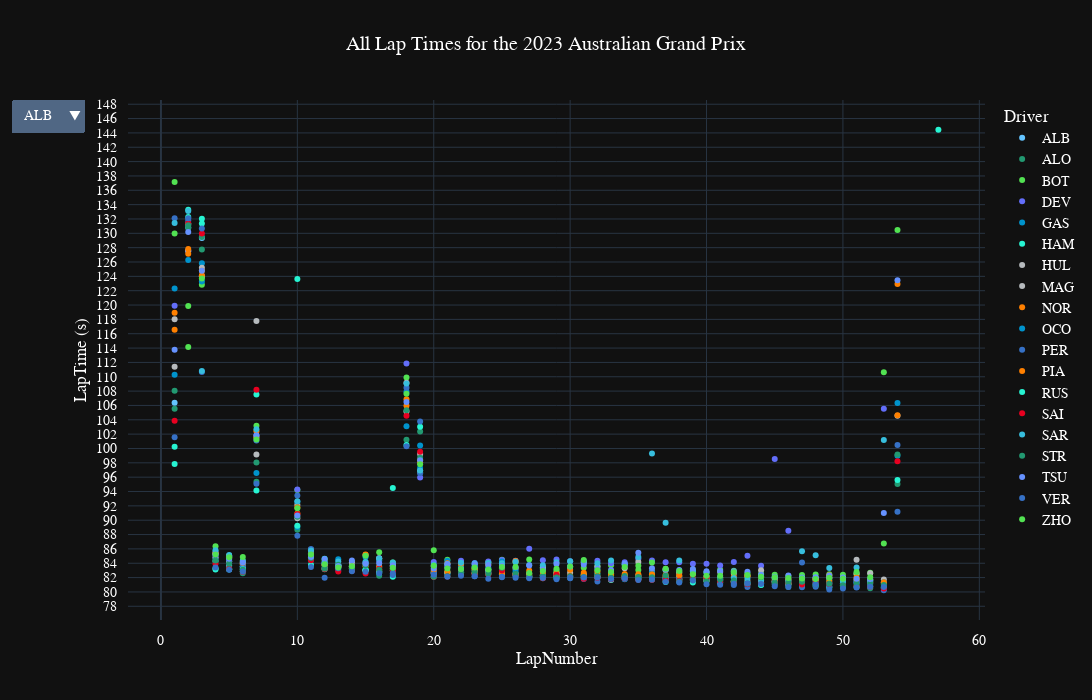

The cell this chart's notebook holds for it:
### Code cell
fig_all_laps=px.scatter(GP, 
        x="LapNumber", 
        y="LapTime (s)", 
        color='Driver',
        title="All Lap Times for the {} {}".format(year,gp),
        hover_data=['Compound','TyreLife','Team','LapTime','Stint', 'PitInTime', 'PitOutTime', 'Sector1Time', 'Sector2Time', 'LapStartTime', 'Year'],
        height=700,
          width=1200, 
        template="plotly_dark",
        color_discrete_map={
                 "AIT": "#0082fa",
                 "ALB": "#1E41FF",
                 "BOT": "#00D2BE",
                 "FIT": "#787878",
                 "GAS": "#2B4562",
                 "GIO": "#9B0000",    
                 "GRO": "#787878",               
                 "HAM": "#00D2BE",
                 "HUL": "#F596C8",
                 "KVY": "#2B4562",
                 "LAT": "#0082fa",
                 "LEC": "#DC0000",
                 "MAG": "#787878",
                 "NOR": "#FF8700",
                 "OCO": "#FFF500",
                 "PER": "#F596C8",
                 "RAI": "#9B0000",
                 "RIC": "#FFF500",
                 "RUS": "#0082fa",
                 "SAI": "#FF8700",
                 "STR": "#F596C8",
                 "VER": "#1E41FF",
                 "VET": "#DC0000",
          },
        )
fig_all_laps.update_layout(
    title_x=0.5,
    hoverlabel=dict(
    bgcolor="white",
    font_size=16,
    font_family="PT Sans Narrow",
    # margin=dict(l=5, r=5, t=35, b=5),
    ),
    updatemenus=[
        {
            "buttons": [
                {
                    "label": t.name,
                    "method": "restyle",
                    "args": [{"visible": [t2.name == t.name for t2 in fig.data]}],
                }
                for t in fig.data
            ]
        }
    ],
    font=dict(
        family="PT Sans Narrow",
        size=14,
        color="White"
    ),

    yaxis = dict(
    tickmode = 'linear',
    tick0 = 0,
    dtick = 2
    ),

    margin_pad=10
)

### Figure 1 — Plotly figure (JSON) as saved in the notebook; plotly's stock layout.template omitted (floating-point values rounded to 4 significant figures; data arrays with more than 128 entries replaced by an {"elided": "..."} marker saying what was removed)
{"data": [{"customdata": [["MEDIUM", 1, "Williams", "00:01:46.373000", 1, "NaT", "0 days 00:25:44.810000", "NaT", "0 days 00:00:18.791000", "0 days 01:02:16.863000", 2023], ["MEDIUM", 2, "Williams", "00:02:10.798000", 1, "NaT", "NaT", "0 days 00:00:47.994000", "0 days 00:00:31.504000", "0 days 01:04:03.519000", 2023], ["MEDIUM", 3, "Williams", "00:02:09.355000", 1, "NaT", "NaT", "0 days 00:00:47.694000", "0 days 00:00:28.097000", "0 days 01:06:14.317000", 2023], ["MEDIUM", 4, "Williams", "00:01:24.327000", 1, "NaT", "NaT", "0 days 00:00:29.279000", "0 days 00:00:18.408000", "0 days 01:08:23.672000", 2023], ["MEDIUM", 5, "Williams", "00:01:23.639000", 1, "NaT", "NaT", "0 days 00:00:29.185000", "0 days 00:00:18.308000", "0 days 01:09:47.999000", 2023], ["MEDIUM", 6, "Williams", "00:01:23.349000", 1, "NaT", "NaT", "0 days 00:00:29.156000", "0 days 00:00:18.316000", "0 days 01:11:11.638000", 2023]], "hovertemplate": "Driver=ALB<br>LapNumber=%{x}<br>LapTime (s)=%{y}<br>Compound=%{customdata[0]}<br>TyreLife=%{customdata[1]}<br>Team=%{customdata[2]}<br>LapTime=%{customdata[3]}<br>Stint=%{customdata[4]}<br>PitInTime=%{customdata[5]}<br>PitOutTime=%{customdata[6]}<br>Sector1Time=%{customdata[7]}<br>Sector2Time=%{customdata[8]}<br>LapStartTime=%{customdata[9]}<br>Year=%{customdata[10]}<extra></extra>", "legendgroup": "ALB", "marker": {"color": "#64C4FF", "symbol": "circle"}, "mode": "markers", "name": "ALB", "orientation": "v", "showlegend": true, "type": "scatter", "x": [1, 2, 3, 4, 5, 6], "xaxis": "x", "y": [106.4, 130.8, 129.4, 84.33, 83.64, 83.35], "yaxis": "y"}, {"customdata": {"elided": "52x11 mixed values"}, "hovertemplate": "Driver=ALO<br>LapNumber=%{x}<br>LapTime (s)=%{y}<br>Compound=%{customdata[0]}<br>TyreLife=%{customdata[1]}<br>Team=%{customdata[2]}<br>LapTime=%{customdata[3]}<br>Stint=%{customdata[4]}<br>PitInTime=%{customdata[5]}<br>PitOutTime=%{customdata[6]}<br>Sector1Time=%{customdata[7]}<br>Sector2Time=%{customdata[8]}<br>LapStartTime=%{customdata[9]}<br>Year=%{customdata[10]}<extra></extra>", "legendgroup": "ALO", "marker": {"color": "#229971", "symbol": "circle"}, "mode": "markers", "name": "ALO", "orientation": "v", "showlegend": true, "type": "scatter", "x": [1, 2, 3, 4, 5, 6, 7, 10, 11, 12, 13, 14, 15, 16, 17, 18, 19, 20, 21, 22, 23, 24, 25, 26, 27, 28, 29, 30, 31, 32, 33, 34, 35, 36, 37, 38, 39, 40, 41, 42, 43, 44, 45, 46, 47, 48, 49, 50, 51, 52, 53, 54], "xaxis": "x", "y": [105.5, 130.7, 129.5, 84.29, 83.29, 82.6, 95.36, 88.67, 84.64, 83.32, 83.63, 83.42, 83.01, 82.26, 82.26, 101.2, 102.4, 82.91, 82.92, 83.05, 83.09, 82.89, 82.93, 82.33, 82.35, 81.9, 82.03, 81.93, 82.46, 82.1, 81.99, 82.02, 81.73, 81.69, 81.57, 81.72, 81.65, 81.69, 81.37, 81.28, 81.21, 80.96, 81.06, 80.69, 81.03, 81.12, 80.73, 80.72, 80.9, 80.52, 80.48, 95.07], "yaxis": "y"}, {"customdata": {"elided": "51x11 mixed values"}, "hovertemplate": "Driver=BOT<br>LapNumber=%{x}<br>LapTime (s)=%{y}<br>Compound=%{customdata[0]}<br>TyreLife=%{customdata[1]}<br>Team=%{customdata[2]}<br>LapTime=%{customdata[3]}<br>Stint=%{customdata[4]}<br>PitInTime=%{customdata[5]}<br>PitOutTime=%{customdata[6]}<br>Sector1Time=%{customdata[7]}<br>Sector2Time=%{customdata[8]}<br>LapStartTime=%{customdata[9]}<br>Year=%{customdata[10]}<extra></extra>", "legendgroup": "BOT", "marker": {"color": "#52e252", "symbol": "circle"}, "mode": "markers", "name": "BOT", "orientation": "v", "showlegend": true, "type": "scatter", "x": [1, 2, 3, 4, 5, 6, 7, 10, 11, 12, 13, 14, 15, 16, 17, 18, 19, 20, 21, 22, 23, 24, 25, 26, 27, 28, 29, 30, 31, 32, 33, 34, 35, 36, 37, 38, 39, 40, 41, 42, 43, 44, 45, 46, 47, 48, 49, 50, 51, 52, 53], "xaxis": "x", "y": [137.2, 114.1, 122.8, 86.36, 84.85, 84.33, 103.2, 94.2, 85.89, 84.4, 83.39, 83.6, 83.94, 84.46, 84.1, 109.9, 96.7, 85.8, 84.5, 83.75, 83.48, 84.16, 84.48, 84.15, 84.53, 83.3, 83.01, 83.48, 83.37, 83.59, 83.72, 83.77, 83.05, 82.83, 83.02, 82.77, 83.02, 82.69, 83.08, 82.94, 82.56, 82.52, 82.39, 82.23, 82.37, 82.44, 82.47, 82.41, 82.47, 82.66, 110.6], "yaxis": "y"}, {"customdata": {"elided": "51x11 mixed values"}, "hovertemplate": "Driver=DEV<br>LapNumber=%{x}<br>LapTime (s)=%{y}<br>Compound=%{customdata[0]}<br>TyreLife=%{customdata[1]}<br>Team=%{customdata[2]}<br>LapTime=%{customdata[3]}<br>Stint=%{customdata[4]}<br>PitInTime=%{customdata[5]}<br>PitOutTime=%{customdata[6]}<br>Sector1Time=%{customdata[7]}<br>Sector2Time=%{customdata[8]}<br>LapStartTime=%{customdata[9]}<br>Year=%{customdata[10]}<extra></extra>", "legendgroup": "DEV", "marker": {"color": "#636efa", "symbol": "circle"}, "mode": "markers", "name": "DEV", "orientation": "v", "showlegend": true, "type": "scatter", "x": [1, 2, 3, 4, 5, 6, 7, 10, 11, 12, 13, 14, 15, 16, 17, 18, 19, 20, 21, 22, 23, 24, 25, 26, 27, 28, 29, 30, 31, 32, 33, 34, 35, 36, 37, 38, 39, 40, 41, 42, 43, 44, 45, 46, 47, 48, 49, 50, 51, 52, 53], "xaxis": "x", "y": [119.9, 127.5, 124.0, 85.26, 85.03, 84.18, 101.8, 94.29, 85.89, 84.12, 83.58, 83.66, 83.98, 84.69, 84.01, 111.8, 95.94, 84.16, 83.79, 84.35, 84.02, 84.23, 84.45, 84.35, 86.01, 84.41, 84.53, 84.28, 84.33, 84.36, 83.99, 84.13, 84.63, 84.4, 84.16, 84.13, 83.95, 83.93, 83.7, 84.18, 85.03, 83.64, 98.54, 88.53, 81.84, 81.69, 81.29, 81.18, 81.33, 81.19, 105.5], "yaxis": "y"}, {"customdata": {"elided": "52x11 mixed values"}, "hovertemplate": "Driver=GAS<br>LapNumber=%{x}<br>LapTime (s)=%{y}<br>Compound=%{customdata[0]}<br>TyreLife=%{customdata[1]}<br>Team=%{customdata[2]}<br>LapTime=%{customdata[3]}<br>Stint=%{customdata[4]}<br>PitInTime=%{customdata[5]}<br>PitOutTime=%{customdata[6]}<br>Sector1Time=%{customdata[7]}<br>Sector2Time=%{customdata[8]}<br>LapStartTime=%{customdata[9]}<br>Year=%{customdata[10]}<extra></extra>", "legendgroup": "GAS", "marker": {"color": "#0093cc", "symbol": "circle"}, "mode": "markers", "name": "GAS", "orientation": "v", "showlegend": true, "type": "scatter", "x": [1, 2, 3, 4, 5, 6, 7, 10, 11, 12, 13, 14, 15, 16, 17, 18, 19, 20, 21, 22, 23, 24, 25, 26, 27, 28, 29, 30, 31, 32, 33, 34, 35, 36, 37, 38, 39, 40, 41, 42, 43, 44, 45, 46, 47, 48, 49, 50, 51, 52, 53, 54], "xaxis": "x", "y": [110.3, 131.3, 125.8, 84.67, 84.29, 83.53, 96.57, 89.04, 84.46, 83.65, 84.57, 83.27, 83.08, 82.78, 83.24, 103.1, 100.4, 82.6, 82.45, 82.85, 82.53, 82.5, 84.25, 82.31, 82.11, 82.03, 82.24, 82.19, 81.96, 81.95, 81.81, 81.78, 81.84, 81.68, 81.75, 81.42, 81.82, 81.8, 81.59, 81.42, 81.1, 81.18, 81.45, 81.24, 81.0, 81.24, 81.15, 81.6, 81.62, 81.62, 81.1, 98.99], "yaxis": "y"}, {"customdata": {"elided": "53x11 mixed values"}, "hovertemplate": "Driver=HAM<br>LapNumber=%{x}<br>LapTime (s)=%{y}<br>Compound=%{customdata[0]}<br>TyreLife=%{customdata[1]}<br>Team=%{customdata[2]}<br>LapTime=%{customdata[3]}<br>Stint=%{customdata[4]}<br>PitInTime=%{customdata[5]}<br>PitOutTime=%{customdata[6]}<br>Sector1Time=%{customdata[7]}<br>Sector2Time=%{customdata[8]}<br>LapStartTime=%{customdata[9]}<br>Year=%{customdata[10]}<extra></extra>", "legendgroup": "HAM", "marker": {"color": "#27F4D2", "symbol": "circle"}, "mode": "markers", "name": "HAM", "orientation": "v", "showlegend": true, "type": "scatter", "x": [1, 2, 3, 4, 5, 6, 7, 10, 11, 12, 13, 14, 15, 16, 17, 18, 19, 20, 21, 22, 23, 24, 25, 26, 27, 28, 29, 30, 31, 32, 33, 34, 35, 36, 37, 38, 39, 40, 41, 42, 43, 44, 45, 46, 47, 48, 49, 50, 51, 52, 53, 54, 57], "xaxis": "x", "y": [100.2, 132.3, 131.4, 83.3, 83.17, 82.89, 94.14, 123.6, 83.79, 84.62, 83.77, 83.62, 83.0, 82.93, 82.12, 100.5, 103.0, 82.12, 82.7, 82.72, 82.97, 83.17, 82.46, 82.59, 82.13, 82.01, 82.72, 82.2, 82.22, 82.55, 81.65, 81.97, 81.83, 82.08, 81.4, 81.69, 81.31, 81.56, 81.27, 81.38, 81.07, 80.98, 81.42, 81.03, 80.82, 80.85, 80.61, 80.91, 80.68, 80.74, 80.65, 95.6, 144.4], "yaxis": "y"}, {"customdata": {"elided": "52x11 mixed values"}, "hovertemplate": "Driver=HUL<br>LapNumber=%{x}<br>LapTime (s)=%{y}<br>Compound=%{customdata[0]}<br>TyreLife=%{customdata[1]}<br>Team=%{customdata[2]}<br>LapTime=%{customdata[3]}<br>Stint=%{customdata[4]}<br>PitInTime=%{customdata[5]}<br>PitOutTime=%{customdata[6]}<br>Sector1Time=%{customdata[7]}<br>Sector2Time=%{customdata[8]}<br>LapStartTime=%{customdata[9]}<br>Year=%{customdata[10]}<extra></extra>", "legendgroup": "HUL", "marker": {"color": "#B6BABD", "symbol": "circle"}, "mode": "markers", "name": "HUL", "orientation": "v", "showlegend": true, "type": "scatter", "x": [1, 2, 3, 4, 5, 6, 7, 10, 11, 12, 13, 14, 15, 16, 17, 18, 19, 20, 21, 22, 23, 24, 25, 26, 27, 28, 29, 30, 31, 32, 33, 34, 35, 36, 37, 38, 39, 40, 41, 42, 43, 44, 45, 46, 47, 48, 49, 50, 51, 52, 53, 54], "xaxis": "x", "y": [111.4, 131.3, 125.2, 84.83, 84.3, 83.54, 99.17, 90.26, 84.82, 83.26, 83.72, 84.13, 83.01, 82.82, 83.7, 105.1, 99.24, 82.61, 82.68, 82.62, 82.59, 82.64, 83.07, 82.48, 82.22, 82.33, 82.22, 82.67, 82.4, 82.09, 81.74, 82.19, 82.24, 82.14, 81.97, 82.2, 81.85, 81.59, 81.99, 81.44, 81.53, 83.03, 81.41, 81.12, 81.54, 81.87, 81.94, 81.87, 84.48, 82.59, 81.73, 104.5], "yaxis": "y"}, {"customdata": {"elided": "50x11 mixed values"}, "hovertemplate": "Driver=MAG<br>LapNumber=%{x}<br>LapTime (s)=%{y}<br>Compound=%{customdata[0]}<br>TyreLife=%{customdata[1]}<br>Team=%{customdata[2]}<br>LapTime=%{customdata[3]}<br>Stint=%{customdata[4]}<br>PitInTime=%{customdata[5]}<br>PitOutTime=%{customdata[6]}<br>Sector1Time=%{customdata[7]}<br>Sector2Time=%{customdata[8]}<br>LapStartTime=%{customdata[9]}<br>Year=%{customdata[10]}<extra></extra>", "legendgroup": "MAG", "marker": {"color": "#B6BABD", "symbol": "circle"}, "mode": "markers", "name": "MAG", "orientation": "v", "showlegend": true, "type": "scatter", "x": [1, 2, 3, 4, 5, 6, 7, 10, 11, 12, 13, 14, 15, 16, 17, 18, 19, 20, 21, 22, 23, 24, 25, 26, 27, 28, 29, 30, 31, 32, 33, 34, 35, 36, 37, 38, 39, 40, 41, 42, 43, 44, 45, 46, 47, 48, 49, 50, 51, 52], "xaxis": "x", "y": [118.0, 127.6, 124.0, 85.41, 85.05, 83.96, 117.8, 92.16, 85.39, 83.86, 83.54, 83.52, 85.16, 84.69, 83.57, 109.2, 96.94, 83.58, 83.42, 83.39, 83.31, 83.04, 83.22, 83.23, 82.55, 83.44, 82.59, 83.48, 84.15, 83.53, 82.59, 83.3, 84.16, 82.81, 83.21, 82.65, 82.48, 82.14, 82.77, 82.53, 82.21, 82.16, 81.96, 81.79, 81.92, 81.97, 81.96, 81.98, 82.58, 81.69], "yaxis": "y"}, {"customdata": {"elided": "52x11 mixed values"}, "hovertemplate": "Driver=NOR<br>LapNumber=%{x}<br>LapTime (s)=%{y}<br>Compound=%{customdata[0]}<br>TyreLife=%{customdata[1]}<br>Team=%{customdata[2]}<br>LapTime=%{customdata[3]}<br>Stint=%{customdata[4]}<br>PitInTime=%{customdata[5]}<br>PitOutTime=%{customdata[6]}<br>Sector1Time=%{customdata[7]}<br>Sector2Time=%{customdata[8]}<br>LapStartTime=%{customdata[9]}<br>Year=%{customdata[10]}<extra></extra>", "legendgroup": "NOR", "marker": {"color": "#FF8000", "symbol": "circle"}, "mode": "markers", "name": "NOR", "orientation": "v", "showlegend": true, "type": "scatter", "x": [1, 2, 3, 4, 5, 6, 7, 10, 11, 12, 13, 14, 15, 16, 17, 18, 19, 20, 21, 22, 23, 24, 25, 26, 27, 28, 29, 30, 31, 32, 33, 34, 35, 36, 37, 38, 39, 40, 41, 42, 43, 44, 45, 46, 47, 48, 49, 50, 51, 52, 53, 54], "xaxis": "x", "y": [116.6, 127.8, 124.8, 85.44, 84.73, 83.86, 102.4, 90.93, 85.82, 83.78, 83.54, 83.31, 83.57, 83.11, 82.99, 106.0, 98.45, 82.74, 82.83, 82.53, 82.65, 82.54, 82.56, 82.46, 82.42, 82.43, 82.23, 82.23, 82.34, 82.16, 82.28, 82.29, 82.15, 82.09, 82.16, 81.86, 81.66, 81.64, 81.67, 81.5, 82.22, 81.27, 81.52, 81.17, 81.48, 81.78, 82.34, 81.71, 82.03, 81.35, 81.26, 104.6], "yaxis": "y"}, {"customdata": {"elided": "52x11 mixed values"}, "hovertemplate": "Driver=OCO<br>LapNumber=%{x}<br>LapTime (s)=%{y}<br>Compound=%{customdata[0]}<br>TyreLife=%{customdata[1]}<br>Team=%{customdata[2]}<br>LapTime=%{customdata[3]}<br>Stint=%{customdata[4]}<br>PitInTime=%{customdata[5]}<br>PitOutTime=%{customdata[6]}<br>Sector1Time=%{customdata[7]}<br>Sector2Time=%{customdata[8]}<br>LapStartTime=%{customdata[9]}<br>Year=%{customdata[10]}<extra></extra>", "legendgroup": "OCO", "marker": {"color": "#0093cc", "symbol": "circle"}, "mode": "markers", "name": "OCO", "orientation": "v", "showlegend": true, "type": "scatter", "x": [1, 2, 3, 4, 5, 6, 7, 10, 11, 12, 13, 14, 15, 16, 17, 18, 19, 20, 21, 22, 23, 24, 25, 26, 27, 28, 29, 30, 31, 32, 33, 34, 35, 36, 37, 38, 39, 40, 41, 42, 43, 44, 45, 46, 47, 48, 49, 50, 51, 52, 53, 54], "xaxis": "x", "y": [122.3, 126.3, 123.3, 85.6, 84.97, 83.96, 101.5, 92.57, 85.27, 83.84, 83.49, 83.49, 84.88, 83.45, 83.01, 107.9, 97.29, 82.77, 84.34, 83.52, 83.58, 83.4, 83.63, 82.91, 82.05, 82.26, 82.14, 82.0, 82.03, 82.04, 82.09, 81.79, 82.07, 82.77, 81.95, 81.87, 81.75, 81.9, 81.67, 81.54, 81.27, 81.2, 81.48, 81.51, 81.38, 81.47, 81.67, 81.2, 81.45, 81.44, 81.34, 106.3], "yaxis": "y"}, {"customdata": {"elided": "52x11 mixed values"}, "hovertemplate": "Driver=PER<br>LapNumber=%{x}<br>LapTime (s)=%{y}<br>Compound=%{customdata[0]}<br>TyreLife=%{customdata[1]}<br>Team=%{customdata[2]}<br>LapTime=%{customdata[3]}<br>Stint=%{customdata[4]}<br>PitInTime=%{customdata[5]}<br>PitOutTime=%{customdata[6]}<br>Sector1Time=%{customdata[7]}<br>Sector2Time=%{customdata[8]}<br>LapStartTime=%{customdata[9]}<br>Year=%{customdata[10]}<extra></extra>", "legendgroup": "PER", "marker": {"color": "#3671C6", "symbol": "circle"}, "mode": "markers", "name": "PER", "orientation": "v", "showlegend": true, "type": "scatter", "x": [1, 2, 3, 4, 5, 6, 7, 10, 11, 12, 13, 14, 15, 16, 17, 18, 19, 20, 21, 22, 23, 24, 25, 26, 27, 28, 29, 30, 31, 32, 33, 34, 35, 36, 37, 38, 39, 40, 41, 42, 43, 44, 45, 46, 47, 48, 49, 50, 51, 52, 53, 54], "xaxis": "x", "y": [132.1, 131.8, 110.6, 85.11, 84.5, 83.58, 101.1, 93.44, 86.0, 83.98, 83.05, 83.33, 84.17, 84.3, 82.34, 108.5, 96.56, 82.76, 83.54, 82.74, 82.19, 82.68, 82.06, 82.22, 82.07, 82.24, 81.91, 81.92, 81.81, 81.46, 81.81, 81.91, 82.24, 82.06, 81.81, 81.7, 81.72, 81.6, 81.74, 80.98, 80.7, 81.23, 81.15, 81.0, 80.64, 80.73, 80.75, 81.02, 81.31, 80.86, 80.23, 100.5], "yaxis": "y"}, {"customdata": {"elided": "52x11 mixed values"}, "hovertemplate": "Driver=PIA<br>LapNumber=%{x}<br>LapTime (s)=%{y}<br>Compound=%{customdata[0]}<br>TyreLife=%{customdata[1]}<br>Team=%{customdata[2]}<br>LapTime=%{customdata[3]}<br>Stint=%{customdata[4]}<br>PitInTime=%{customdata[5]}<br>PitOutTime=%{customdata[6]}<br>Sector1Time=%{customdata[7]}<br>Sector2Time=%{customdata[8]}<br>LapStartTime=%{customdata[9]}<br>Year=%{customdata[10]}<extra></extra>", "legendgroup": "PIA", "marker": {"color": "#FF8000", "symbol": "circle"}, "mode": "markers", "name": "PIA", "orientation": "v", "showlegend": true, "type": "scatter", "x": [1, 2, 3, 4, 5, 6, 7, 10, 11, 12, 13, 14, 15, 16, 17, 18, 19, 20, 21, 22, 23, 24, 25, 26, 27, 28, 29, 30, 31, 32, 33, 34, 35, 36, 37, 38, 39, 40, 41, 42, 43, 44, 45, 46, 47, 48, 49, 50, 51, 52, 53, 54], "xaxis": "x", "y": [118.9, 127.2, 124.2, 85.43, 85.0, 84.05, 101.6, 91.82, 85.22, 83.76, 83.5, 83.56, 85.24, 83.56, 83.23, 106.9, 98.08, 83.05, 84.0, 83.85, 83.2, 83.8, 83.48, 84.33, 83.0, 82.83, 82.64, 83.08, 82.66, 82.86, 82.43, 82.5, 82.47, 82.47, 82.35, 82.32, 82.51, 82.0, 81.93, 82.1, 82.22, 81.7, 81.71, 81.65, 81.67, 81.69, 81.53, 81.75, 81.74, 81.68, 81.33, 122.9], "yaxis": "y"}, {"customdata": {"elided": "15x11 mixed values"}, "hovertemplate": "Driver=RUS<br>LapNumber=%{x}<br>LapTime (s)=%{y}<br>Compound=%{customdata[0]}<br>TyreLife=%{customdata[1]}<br>Team=%{customdata[2]}<br>LapTime=%{customdata[3]}<br>Stint=%{customdata[4]}<br>PitInTime=%{customdata[5]}<br>PitOutTime=%{customdata[6]}<br>Sector1Time=%{customdata[7]}<br>Sector2Time=%{customdata[8]}<br>LapStartTime=%{customdata[9]}<br>Year=%{customdata[10]}<extra></extra>", "legendgroup": "RUS", "marker": {"color": "#27F4D2", "symbol": "circle"}, "mode": "markers", "name": "RUS", "orientation": "v", "showlegend": true, "type": "scatter", "x": [1, 2, 3, 4, 5, 6, 7, 10, 11, 12, 13, 14, 15, 16, 17], "xaxis": "x", "y": [97.85, 133.3, 132.0, 83.13, 83.13, 83.16, 107.5, 89.22, 84.62, 83.17, 83.7, 83.07, 83.08, 82.68, 94.49], "yaxis": "y"}, {"customdata": {"elided": "52x11 mixed values"}, "hovertemplate": "Driver=SAI<br>LapNumber=%{x}<br>LapTime (s)=%{y}<br>Compound=%{customdata[0]}<br>TyreLife=%{customdata[1]}<br>Team=%{customdata[2]}<br>LapTime=%{customdata[3]}<br>Stint=%{customdata[4]}<br>PitInTime=%{customdata[5]}<br>PitOutTime=%{customdata[6]}<br>Sector1Time=%{customdata[7]}<br>Sector2Time=%{customdata[8]}<br>LapStartTime=%{customdata[9]}<br>Year=%{customdata[10]}<extra></extra>", "legendgroup": "SAI", "marker": {"color": "#E80020", "symbol": "circle"}, "mode": "markers", "name": "SAI", "orientation": "v", "showlegend": true, "type": "scatter", "x": [1, 2, 3, 4, 5, 6, 7, 10, 11, 12, 13, 14, 15, 16, 17, 18, 19, 20, 21, 22, 23, 24, 25, 26, 27, 28, 29, 30, 31, 32, 33, 34, 35, 36, 37, 38, 39, 40, 41, 42, 43, 44, 45, 46, 47, 48, 49, 50, 51, 52, 53, 54], "xaxis": "x", "y": [103.9, 131.4, 130.0, 83.89, 83.22, 82.81, 108.2, 90.86, 84.43, 83.2, 82.86, 82.96, 82.59, 83.22, 82.94, 104.6, 99.53, 82.1, 82.15, 82.9, 82.52, 82.42, 82.99, 82.44, 82.1, 81.92, 82.41, 82.16, 81.85, 81.99, 81.77, 81.88, 81.69, 81.69, 81.66, 81.55, 81.85, 81.94, 81.41, 81.34, 81.07, 81.34, 81.3, 81.31, 81.03, 81.23, 81.1, 80.97, 80.83, 80.72, 80.47, 98.21], "yaxis": "y"}, {"customdata": {"elided": "51x11 mixed values"}, "hovertemplate": "Driver=SAR<br>LapNumber=%{x}<br>LapTime (s)=%{y}<br>Compound=%{customdata[0]}<br>TyreLife=%{customdata[1]}<br>Team=%{customdata[2]}<br>LapTime=%{customdata[3]}<br>Stint=%{customdata[4]}<br>PitInTime=%{customdata[5]}<br>PitOutTime=%{customdata[6]}<br>Sector1Time=%{customdata[7]}<br>Sector2Time=%{customdata[8]}<br>LapStartTime=%{customdata[9]}<br>Year=%{customdata[10]}<extra></extra>", "legendgroup": "SAR", "marker": {"color": "#37BEDD", "symbol": "circle"}, "mode": "markers", "name": "SAR", "orientation": "v", "showlegend": true, "type": "scatter", "x": [1, 2, 3, 4, 5, 6, 7, 10, 11, 12, 13, 14, 15, 16, 17, 18, 19, 20, 21, 22, 23, 24, 25, 26, 27, 28, 29, 30, 31, 32, 33, 34, 35, 36, 37, 38, 39, 40, 41, 42, 43, 44, 45, 46, 47, 48, 49, 50, 51, 52, 53], "xaxis": "x", "y": [131.5, 133.1, 110.8, 85.8, 85.14, 84.32, 102.7, 92.63, 85.76, 84.08, 84.25, 83.5, 84.19, 84.68, 84.11, 109.1, 96.92, 83.77, 83.88, 84.06, 83.98, 84.05, 83.99, 84.2, 83.76, 83.73, 84.12, 84.28, 84.16, 84.0, 84.38, 83.85, 84.87, 99.31, 89.66, 84.4, 82.89, 82.67, 81.97, 81.94, 81.88, 81.57, 81.91, 81.56, 85.69, 85.12, 83.32, 81.46, 83.4, 81.51, 101.2], "yaxis": "y"}, {"customdata": {"elided": "52x11 mixed values"}, "hovertemplate": "Driver=STR<br>LapNumber=%{x}<br>LapTime (s)=%{y}<br>Compound=%{customdata[0]}<br>TyreLife=%{customdata[1]}<br>Team=%{customdata[2]}<br>LapTime=%{customdata[3]}<br>Stint=%{customdata[4]}<br>PitInTime=%{customdata[5]}<br>PitOutTime=%{customdata[6]}<br>Sector1Time=%{customdata[7]}<br>Sector2Time=%{customdata[8]}<br>LapStartTime=%{customdata[9]}<br>Year=%{customdata[10]}<extra></extra>", "legendgroup": "STR", "marker": {"color": "#229971", "symbol": "circle"}, "mode": "markers", "name": "STR", "orientation": "v", "showlegend": true, "type": "scatter", "x": [1, 2, 3, 4, 5, 6, 7, 10, 11, 12, 13, 14, 15, 16, 17, 18, 19, 20, 21, 22, 23, 24, 25, 26, 27, 28, 29, 30, 31, 32, 33, 34, 35, 36, 37, 38, 39, 40, 41, 42, 43, 44, 45, 46, 47, 48, 49, 50, 51, 52, 53, 54], "xaxis": "x", "y": [108.1, 131.1, 127.8, 84.39, 83.94, 83.08, 98.03, 90.5, 84.74, 83.28, 83.8, 83.27, 83.65, 83.08, 83.32, 105.3, 98.71, 82.16, 82.19, 82.73, 82.7, 82.54, 83.37, 82.5, 82.1, 82.19, 82.0, 82.19, 82.07, 82.17, 81.98, 82.23, 82.06, 82.05, 82.3, 81.45, 81.69, 81.51, 81.72, 81.58, 81.19, 82.04, 81.32, 81.27, 81.44, 81.03, 81.13, 80.93, 81.16, 81.13, 80.96, 99.17], "yaxis": "y"}, {"customdata": {"elided": "52x11 mixed values"}, "hovertemplate": "Driver=TSU<br>LapNumber=%{x}<br>LapTime (s)=%{y}<br>Compound=%{customdata[0]}<br>TyreLife=%{customdata[1]}<br>Team=%{customdata[2]}<br>LapTime=%{customdata[3]}<br>Stint=%{customdata[4]}<br>PitInTime=%{customdata[5]}<br>PitOutTime=%{customdata[6]}<br>Sector1Time=%{customdata[7]}<br>Sector2Time=%{customdata[8]}<br>LapStartTime=%{customdata[9]}<br>Year=%{customdata[10]}<extra></extra>", "legendgroup": "TSU", "marker": {"color": "#6692FF", "symbol": "circle"}, "mode": "markers", "name": "TSU", "orientation": "v", "showlegend": true, "type": "scatter", "x": [1, 2, 3, 4, 5, 6, 7, 10, 11, 12, 13, 14, 15, 16, 17, 18, 19, 20, 21, 22, 23, 24, 25, 26, 27, 28, 29, 30, 31, 32, 33, 34, 35, 36, 37, 38, 39, 40, 41, 42, 43, 44, 45, 46, 47, 48, 49, 50, 51, 52, 53, 54], "xaxis": "x", "y": [113.8, 130.2, 124.8, 85.3, 84.62, 84.11, 101.8, 90.66, 84.88, 84.6, 83.63, 84.37, 83.94, 84.0, 83.7, 106.5, 98.35, 83.27, 83.91, 83.22, 83.85, 83.76, 83.61, 83.43, 83.69, 83.13, 83.89, 83.56, 83.83, 83.25, 83.07, 83.93, 85.48, 83.31, 83.08, 83.06, 83.19, 82.9, 82.91, 82.88, 82.81, 82.39, 82.11, 82.3, 82.01, 82.04, 82.29, 82.01, 81.83, 81.79, 91.02, 123.5], "yaxis": "y"}, {"customdata": {"elided": "52x11 mixed values"}, "hovertemplate": "Driver=VER<br>LapNumber=%{x}<br>LapTime (s)=%{y}<br>Compound=%{customdata[0]}<br>TyreLife=%{customdata[1]}<br>Team=%{customdata[2]}<br>LapTime=%{customdata[3]}<br>Stint=%{customdata[4]}<br>PitInTime=%{customdata[5]}<br>PitOutTime=%{customdata[6]}<br>Sector1Time=%{customdata[7]}<br>Sector2Time=%{customdata[8]}<br>LapStartTime=%{customdata[9]}<br>Year=%{customdata[10]}<extra></extra>", "legendgroup": "VER", "marker": {"color": "#3671C6", "symbol": "circle"}, "mode": "markers", "name": "VER", "orientation": "v", "showlegend": true, "type": "scatter", "x": [1, 2, 3, 4, 5, 6, 7, 10, 11, 12, 13, 14, 15, 16, 17, 18, 19, 20, 21, 22, 23, 24, 25, 26, 27, 28, 29, 30, 31, 32, 33, 34, 35, 36, 37, 38, 39, 40, 41, 42, 43, 44, 45, 46, 47, 48, 49, 50, 51, 52, 53, 54], "xaxis": "x", "y": [101.6, 132.1, 130.7, 83.39, 83.1, 82.84, 95.07, 87.83, 83.46, 81.99, 83.29, 82.87, 82.82, 82.6, 82.59, 100.3, 103.8, 82.39, 82.11, 82.27, 82.19, 81.84, 82.1, 81.97, 81.92, 81.93, 81.77, 82.0, 82.02, 82.01, 81.82, 81.89, 81.68, 81.73, 81.4, 81.32, 81.58, 81.08, 80.99, 81.15, 81.17, 81.09, 80.81, 80.7, 84.11, 81.07, 80.34, 80.47, 80.63, 80.74, 80.67, 91.18], "yaxis": "y"}, {"customdata": {"elided": "52x11 mixed values"}, "hovertemplate": "Driver=ZHO<br>LapNumber=%{x}<br>LapTime (s)=%{y}<br>Compound=%{customdata[0]}<br>TyreLife=%{customdata[1]}<br>Team=%{customdata[2]}<br>LapTime=%{customdata[3]}<br>Stint=%{customdata[4]}<br>PitInTime=%{customdata[5]}<br>PitOutTime=%{customdata[6]}<br>Sector1Time=%{customdata[7]}<br>Sector2Time=%{customdata[8]}<br>LapStartTime=%{customdata[9]}<br>Year=%{customdata[10]}<extra></extra>", "legendgroup": "ZHO", "marker": {"color": "#52e252", "symbol": "circle"}, "mode": "markers", "name": "ZHO", "orientation": "v", "showlegend": true, "type": "scatter", "x": [1, 2, 3, 4, 5, 6, 7, 10, 11, 12, 13, 14, 15, 16, 17, 18, 19, 20, 21, 22, 23, 24, 25, 26, 27, 28, 29, 30, 31, 32, 33, 34, 35, 36, 37, 38, 39, 40, 41, 42, 43, 44, 45, 46, 47, 48, 49, 50, 51, 52, 53, 54], "xaxis": "x", "y": [130.0, 119.9, 123.7, 85.2, 84.85, 84.86, 101.3, 91.66, 85.23, 83.87, 83.41, 83.58, 85.03, 85.55, 83.37, 107.6, 97.81, 83.67, 83.27, 83.2, 83.42, 83.12, 83.46, 83.49, 82.63, 82.9, 83.25, 83.56, 84.47, 83.03, 82.78, 83.49, 83.67, 84.12, 83.22, 82.92, 82.46, 82.24, 82.25, 82.73, 82.35, 82.11, 82.05, 81.94, 81.86, 81.82, 81.98, 81.84, 82.78, 82.05, 86.77, 130.5], "yaxis": "y"}], "layout": {"font": {"color": "White", "family": "PT Sans Narrow", "size": 14}, "height": 700, "hoverlabel": {"bgcolor": "white", "font": {"family": "PT Sans Narrow", "size": 16}}, "legend": {"title": {"text": "Driver"}, "tracegroupgap": 0}, "margin": {"pad": 10}, "title": {"text": "All Lap Times for the 2023 Australian Grand Prix", "x": 0.5}, "updatemenus": [{"buttons": [{"args": [{"visible": [true, false, false, false, false, false, false, false, false, false, false, false, false, false, false, false, false, false, false, false]}], "label": "ALB", "method": "restyle"}, {"args": [{"visible": [false, true, false, false, false, false, false, false, false, false, false, false, false, false, false, false, false, false, false, false]}], "label": "ALO", "method": "restyle"}, {"args": [{"visible": [false, false, true, false, false, false, false, false, false, false, false, false, false, false, false, false, false, false, false, false]}], "label": "BOT", "method": "restyle"}, {"args": [{"visible": [false, false, false, true, false, false, false, false, false, false, false, false, false, false, false, false, false, false, false, false]}], "label": "GAS", "method": "restyle"}, {"args": [{"visible": [false, false, false, false, true, false, false, false, false, false, false, false, false, false, false, false, false, false, false, false]}], "label": "HAM", "method": "restyle"}, {"args": [{"visible": [false, false, false, false, false, true, false, false, false, false, false, false, false, false, false, false, false, false, false, false]}], "label": "HUL", "method": "restyle"}, {"args": [{"visible": [false, false, false, false, false, false, true, false, false, false, false, false, false, false, false, false, false, false, false, false]}], "label": "LEC", "method": "restyle"}, {"args": [{"visible": [false, false, false, false, false, false, false, true, false, false, false, false, false, false, false, false, false, false, false, false]}], "label": "MAG", "method": "restyle"}, {"args": [{"visible": [false, false, false, false, false, false, false, false, true, false, false, false, false, false, false, false, false, false, false, false]}], "label": "NOR", "method": "restyle"}, {"args": [{"visible": [false, false, false, false, false, false, false, false, false, true, false, false, false, false, false, false, false, false, false, false]}], "label": "OCO", "method": "restyle"}, {"args": [{"visible": [false, false, false, false, false, false, false, false, false, false, true, false, false, false, false, false, false, false, false, false]}], "label": "PER", "method": "restyle"}, {"args": [{"visible": [false, false, false, false, false, false, false, false, false, false, false, true, false, false, false, false, false, false, false, false]}], "label": "PIA", "method": "restyle"}, {"args": [{"visible": [false, false, false, false, false, false, false, false, false, false, false, false, true, false, false, false, false, false, false, false]}], "label": "RIC", "method": "restyle"}, {"args": [{"visible": [false, false, false, false, false, false, false, false, false, false, false, false, false, true, false, false, false, false, false, false]}], "label": "RUS", "method": "restyle"}, {"args": [{"visible": [false, false, false, false, false, false, false, false, false, false, false, false, false, false, true, false, false, false, false, false]}], "label": "SAI", "method": "restyle"}, {"args": [{"visible": [false, false, false, false, false, false, false, false, false, false, false, false, false, false, false, true, false, false, false, false]}], "label": "SAR", "method": "restyle"}, {"args": [{"visible": [false, false, false, false, false, false, false, false, false, false, false, false, false, false, false, false, true, false, false, false]}], "label": "STR", "method": "restyle"}, {"args": [{"visible": [false, false, false, false, false, false, false, false, false, false, false, false, false, false, false, false, false, true, false, false]}], "label": "TSU", "method": "restyle"}, {"args": [{"visible": [false, false, false, false, false, false, false, false, false, false, false, false, false, false, false, false, false, false, true, false]}], "label": "VER", "method": "restyle"}, {"args": [{"visible": [false, false, false, false, false, false, false, false, false, false, false, false, false, false, false, false, false, false, false, true]}], "label": "ZHO", "method": "restyle"}]}], "width": 1200, "xaxis": {"anchor": "y", "domain": [0, 1], "title": {"text": "LapNumber"}}, "yaxis": {"anchor": "x", "domain": [0, 1], "dtick": 2, "tick0": 0, "tickmode": "linear", "title": {"text": "LapTime (s)"}}}}
